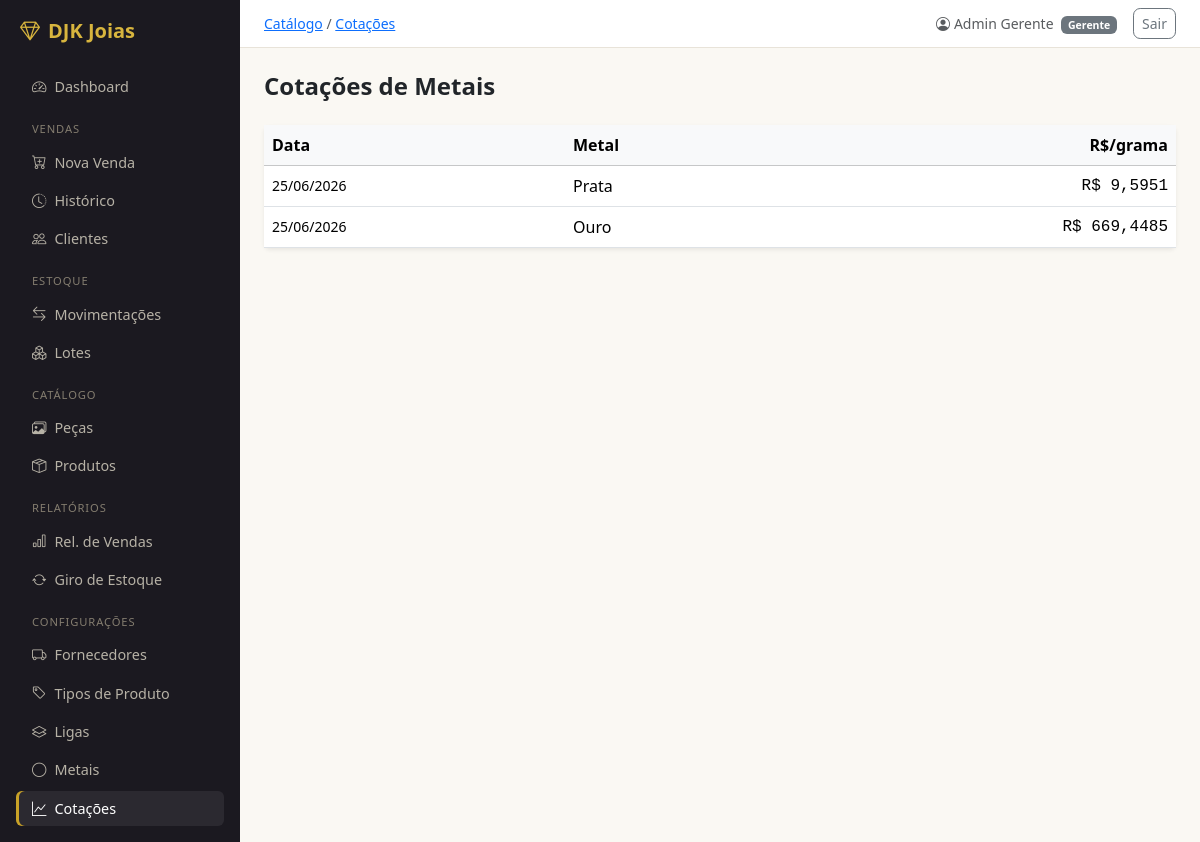
The page /catalogo/cotacoes/ (signed in) on the database its author committed.
### usuarios/models.py (models this page shows, shortened)
class Usuario(AbstractUser):
    class Perfil(models.TextChoices):
        GERENTE  = 'GER', 'Gerente'
        VENDEDOR = 'VEN', 'Vendedor'
    perfil    = models.CharField(max_length=3, choices=Perfil.choices, default=Perfil.VENDEDOR)
    telefone  = models.CharField(max_length=20, blank=True)
    criado_em = models.DateTimeField(auto_now_add=True)
    class Meta:
        verbose_name        = 'Usuário'
        verbose_name_plural = 'Usuários'
        ordering            = ['first_name', 'last_name']
    @property
    def is_gerente(self):
        return self.perfil == self.Perfil.GERENTE

### catalogo/models.py (models this page shows, shortened)
class CotacaoMetal(models.Model):
    metal           = models.ForeignKey(Metal, on_delete=models.PROTECT, related_name='cotacoes', db_index=True)
    data            = models.DateField(db_index=True)
    preco_por_grama = models.DecimalField(
        max_digits=12, decimal_places=4,
        validators=[MinValueValidator(Decimal('0.0001'))],
    )
    fonte = models.CharField(max_length=20, default='api')  # 'api' ou 'manual'
    class Meta:
        verbose_name        = 'Cotação de Metal'
        verbose_name_plural = 'Cotações de Metais'
        unique_together     = [('metal', 'data')]
        ordering            = ['-data', 'metal']

class Metal(models.Model):
    nome    = models.CharField(max_length=50, unique=True)
    simbolo = models.CharField(max_length=10, unique=True, help_text='Símbolo da API. Ex: XAU, XAG')
    class Meta:
        verbose_name        = 'Metal'
        verbose_name_plural = 'Metais'
        ordering            = ['nome']
    def __str__(self):
        return self.nome

### catalogo/views.py (the view)
# urls.py: path('cotacoes/', views.CotacaoListView.as_view(), name='cotacao_list'),
class CotacaoListView(LoginRequiredMixin, ListView):
    model               = CotacaoMetal
    template_name       = 'catalogo/cotacao_list.html'
    context_object_name = 'cotacoes'
    queryset            = CotacaoMetal.objects.select_related('metal').order_by('-data')[:60]

### templates/catalogo/cotacao_list.html (shortened to what this page needs)
{% extends 'base.html' %}
{% block breadcrumb %}<a href="{% url 'catalogo:peca_list' %}">Catálogo</a> / <a href="{% url 'catalogo:cotacao_list' %}">Cotações</a>{% endblock %}
{% block content %}
<div class="d-flex align-items-center justify-content-between mb-4">
  <h4 class="fw-semibold mb-0">Cotações de Metais</h4>
</div>
<div class="card border-0 shadow-sm">
  <table class="table table-hover align-middle mb-0">
    <thead class="table-light">
      <tr>
        <th>Data</th>
        <th>Metal</th>
        <th class="text-end">R$/grama</th>
      </tr>
    </thead>
    <tbody>
      {% for cotacao in cotacoes %}
      <tr>
        <td class="small">{{ cotacao.data|date:"d/m/Y" }}</td>
        <td class="fw-medium">{{ cotacao.metal }}</td>
        <td class="text-end font-monospace">R$ {{ cotacao.preco_por_grama|floatformat:4 }}</td>
      </tr>
      {% empty %}
      <tr>
        <td colspan="3" class="text-center text-muted py-4">
          Nenhuma cotação registrada.
        </td>
      </tr>
      {% endfor %}
    </tbody>
  </table>
</div>
{% endblock %}

### templates/base.html (shortened to what this page needs)
<!DOCTYPE html>
<html lang="pt-br">
<head>
  <link href="https://cdn.jsdelivr.net/npm/bootstrap@5.3.3/dist/css/bootstrap.min.css" rel="stylesheet">
  <link href="https://cdn.jsdelivr.net/npm/bootstrap-icons@1.11.3/font/bootstrap-icons.min.css" rel="stylesheet">
</head>
<body>
<div class="d-flex">
  <nav id="sidebar" class="p-3">
    <div class="text-white fw-bold fs-5 mb-4 px-1">
      <i class="bi bi-gem me-2"></i>DJK Joias
    </div>
    <ul class="nav flex-column gap-1">
      <li><a href="{% url 'dashboard:index' %}" class="nav-link {% if request.resolver_match.app_name == 'dashboard' %}active{% endif %}">
        <i class="bi bi-speedometer2 me-2"></i>Dashboard
      </a></li>
      <li class="sidebar-section">Vendas</li>
      <li><a href="{% url 'vendas:venda_create' %}" class="nav-link {% if request.resolver_match.url_name == 'venda_create' %}active{% endif %}">
        <i class="bi bi-cart-plus me-2"></i>Nova Venda
      </a></li>
      <li><a href="{% url 'vendas:venda_list' %}" class="nav-link {% if request.resolver_match.url_name == 'venda_list' or request.resolver_match.url_name == 'venda_detail' %}active{% endif %}">
        <i class="bi bi-clock-history me-2"></i>Histórico
      </a></li>
      <li><a href="{% url 'vendas:cliente_list' %}" class="nav-link {% if request.resolver_match.url_name|slice:':7' == 'cliente' %}active{% endif %}">
        <i class="bi bi-people me-2"></i>Clientes
      </a></li>
      <li class="sidebar-section">Estoque</li>
      <li><a href="{% url 'estoque:movimentacao_list' %}" class="nav-link {% if request.resolver_match.url_name == 'movimentacao_list' or request.resolver_match.url_name == 'movimentacao_create' %}active{% endif %}">
        <i class="bi bi-arrow-left-right me-2"></i>Movimentações
      </a></li>
      <li><a href="{% url 'estoque:lote_list' %}" class="nav-link {% if request.resolver_match.url_name|slice:':4' == 'lote' %}active{% endif %}">
        <i class="bi bi-boxes me-2"></i>Lotes
      </a></li>
      <li class="sidebar-section">Catálogo</li>
      <li><a href="{% url 'catalogo:peca_list' %}" class="nav-link {% if request.resolver_match.url_name|slice:':4' == 'peca' %}active{% endif %}">
        <i class="bi bi-images me-2"></i>Peças
      </a></li>
      <li><a href="{% url 'catalogo:produto_list' %}" class="nav-link {% if request.resolver_match.url_name|slice:':7' == 'produto' %}active{% endif %}">
        <i class="bi bi-box-seam me-2"></i>Produtos
      </a></li>
      {% if user.is_gerente %}
      <li class="sidebar-section">Relatórios</li>
      <li><a href="{% url 'relatorios:vendas' %}" class="nav-link {% if request.resolver_match.url_name == 'vendas' and request.resolver_match.app_name == 'relatorios' %}active{% endif %}">
        <i class="bi bi-bar-chart me-2"></i>Rel. de Vendas
      </a></li>
      <li><a href="{% url 'relatorios:giro' %}" class="nav-link {% if request.resolver_match.url_name == 'giro' %}active{% endif %}">
        <i class="bi bi-arrow-repeat me-2"></i>Giro de Estoque
      </a></li>
      <li class="sidebar-section">Configurações</li>
      <li><a href="{% url 'vendas:fornecedor_list' %}" class="nav-link {% if request.resolver_match.url_name|slice:':10' == 'fornecedor' %}active{% endif %}">
        <i class="bi bi-truck me-2"></i>Fornecedores
      </a></li>
      <li><a href="{% url 'catalogo:tipo_produto_list' %}" class="nav-link {% if request.resolver_match.url_name|slice:':4' == 'tipo' %}active{% endif %}">
        <i class="bi bi-tag me-2"></i>Tipos de Produto
      </a></li>
      <li><a href="{% url 'catalogo:liga_list' %}" class="nav-link {% if request.resolver_match.url_name|slice:':4' == 'liga' %}active{% endif %}">
        <i class="bi bi-layers me-2"></i>Ligas
      </a></li>
      <li><a href="{% url 'catalogo:metal_list' %}" class="nav-link {% if request.resolver_match.url_name|slice:':5' == 'metal' %}active{% endif %}">
        <i class="bi bi-circle me-2"></i>Metais
      </a></li>
      <li><a href="{% url 'catalogo:cotacao_list' %}" class="nav-link {% if request.resolver_match.url_name == 'cotacao_list' %}active{% endif %}">
        <i class="bi bi-graph-up me-2"></i>Cotações
      </a></li>
      {% endif %}
    </ul>
  </nav>
  <div id="main" class="d-flex flex-column">
    <div class="topbar px-4 py-2 d-flex align-items-center justify-content-between">
      <span class="text-muted small">{% block breadcrumb %}{% endblock %}</span>
      <div class="d-flex align-items-center gap-3">
        <span class="small text-muted">
          <i class="bi bi-person-circle me-1"></i>{{ user.get_full_name|default:user.username }}
          <span class="badge bg-secondary ms-1">{{ user.get_perfil_display }}</span>
        </span>
        <form method="post" action="{% url 'logout' %}" class="m-0">
          <button type="submit" class="btn btn-sm btn-outline-secondary">Sair</button>
        </form>
      </div>
    </div>
    <main class="p-4 flex-grow-1">
      {% block content %}{% endblock %}
    </main>
  </div>
</div>
{% load static %}
</body>
</html>

### templates/base.html (style rules this page uses)
:root { --onyx: #1b1920; --onyx-2: #2a2730; --gold: #c9a227; --gold-dark: #ad8a1f; --gold-soft: #d8b53e; --paper: #faf8f3; }
body { background-color: var(--paper); }
#sidebar { min-height: 100vh; background-color: var(--onyx); width: 240px; flex-shrink: 0; }
#sidebar .navbar-brand, #sidebar .fw-bold { color: var(--gold-soft) !important; }
#sidebar .nav-link { color: #b7b2a6; font-size: 0.9rem; padding: .4rem 1rem; border-radius: 6px; }
#sidebar .nav-link.active { color: #fff; background-color: rgba(255,255,255,.07); box-shadow: inset 3px 0 0 var(--gold); }
#sidebar .sidebar-section { font-size: .7rem; text-transform: uppercase; letter-spacing: .08em; color: #847d6f; padding: .8rem 1rem .2rem; }
#main { flex: 1; min-width: 0; }
.topbar { background: #fff; border-bottom: 1px solid #e8e3d9; }
.btn { border-radius: .45rem; font-weight: 500; }

### rows shown on the page
Usuario: get_full_name "Admin Gerente", perfil "Gerente"
CotacaoMetal: data "25/06/2026", metal "Prata", preco_por_grama "9,5951"
CotacaoMetal: data "25/06/2026", metal "Ouro", preco_por_grama "669,4485"
